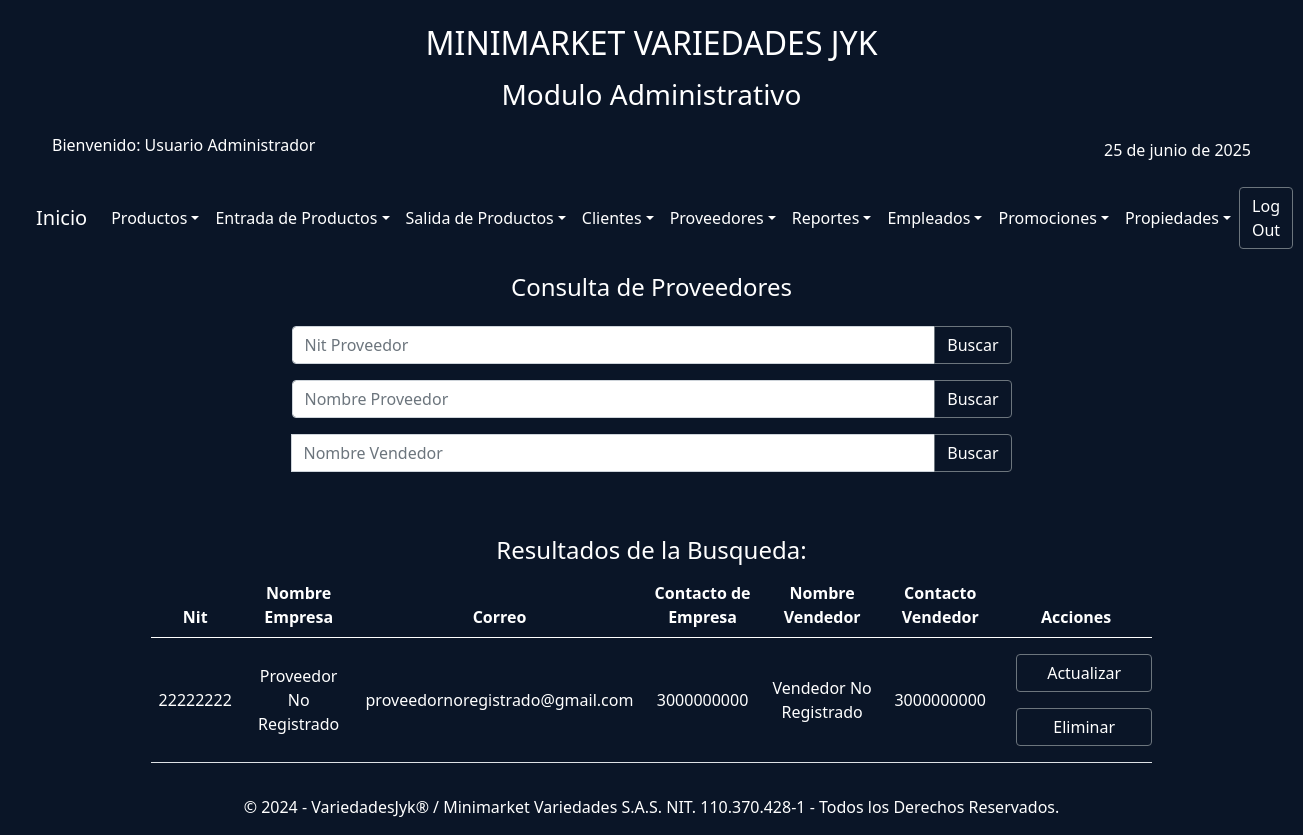
The app's page /index.php?action=consultaProveedor (signed in) with its own data.
### tables this page shows
CREATE TABLE IF NOT EXISTS `proveedores` (
  `idProveedor` int NOT NULL AUTO_INCREMENT,
  `NitProveedor` varchar(15) NOT NULL,
  `NombreProveedor` varchar(30) NOT NULL,
  `Email` varchar(40) NOT NULL,
  `CelularProveedor` varchar(10) NOT NULL,
  `NombreVendedor` varchar(30) NOT NULL,
  `CelularVendedor` varchar(10) NOT NULL,
  PRIMARY KEY (`idProveedor`)
);

### controllers/controladorProveedor.php (called while the page is built, shortened)
<?php
require_once('./models/modeloProveedor.php');
require_once('./config/conexionBDJYK.php');
class ControladorProveedor
{
    private $modeloProveedor;
    public function __construct()
    {
        $database = new DataBase();
        $this->db = $database->getConnectionJYK();
        $this->modeloProveedor = new ModeloProveedor($this->db);
    }
    public function listaProveedores($tipo, $valor)
    {
        $limite = 10;
        $pagina = isset($_GET['pagina']) ? (int)$_GET['pagina'] : 1;
        $inicio = ($pagina - 1) * $limite;
        $proveedores = $this->modeloProveedor->consultGenProveedores($inicio, $limite);
        $totalProveedores = $this->modeloProveedor->obtenerTotalProveedores();
        $totalPaginas = ceil($totalProveedores / $limite);
        return
            [
                'proveedores' => $proveedores,
                'pagina' => $pagina,
                'totalPaginas' => $totalPaginas,
                'filtro' => $valor,
                'tipo' => $tipo,
            ];
    }
}

### config/conexionBDJYK.php (called while the page is built)
<?php
class DataBase
{
    private $host = "localhost";
    private $db_name = "variedadesjyk";
    private $username = "variedadesjyk";
    private $password = "variedJYK2025";
    private static $conn = null;
    public function getConnectionJYK()
    {
        if (self::$conn === null) {
            try {
                self::$conn = new PDO(
                    "mysql:host=" . $this->host . ";dbname=" . $this->db_name,
                    $this->username,
                    $this->password
                );
                self::$conn->exec("set names utf8");
            } catch (PDOException $e) {
                echo "Error de Conexión: " . $e->getMessage();
                exit;
            }
        }
        return self::$conn;
    }
}

### models/modeloProveedor.php (called while the page is built, shortened)
<?php
class ModeloProveedor
{
    private $conn;
    private $table = "proveedores";
    public function __construct($db)
    {
        $this->conn = $db;
    }
    public function consultGenProveedores($inicio, $limite)
    {
        $query = "SELECT * FROM " . $this->table . " ORDER BY NombreProveedor ASC LIMIT :inicio, :limite";
        $stmt = $this->conn->prepare($query);
        $stmt->bindValue(':inicio', (int)$inicio, PDO::PARAM_INT);
        $stmt->bindValue(':limite', (int)$limite, PDO::PARAM_INT);
        $stmt->execute();
        return $stmt->fetchAll(PDO::FETCH_ASSOC);
    }
    public function obtenerTotalProveedores()
    {
        $stmt = $this->conn->query("SELECT COUNT(*) FROM " . $this->table . "");
        return (int)$stmt->fetchColumn();
    }
}

### views/proveedor/consultaProveedor.php (the view, shortened to what this page needs)
<?php include('./views/layautModAdmin/headerModAdmin.php'); ?>
<div class="container">
    <div class="row justify-content-center">
        <div class="col-lg-8 col-md-10 col-sm-12">
            <div class="text-center text-white mt-3">
                <h4>Consulta de Proveedores</h4>
            </div>
            <form class=" mt-4" action="index.php?action=consultaProveedorNit" method="get">
                <div class="input-group mb-3">
                    <input type="text" class="form-control" placeholder="Nit Proveedor" name="nitProveedor" aria-label="Recipient's usernam" aria-describedby="button-addon2" required>
                    <button class="btn btn-outline-secondary text-white" type="submit" id="button-addon2">Buscar</button>
                </div>
            </form>
            <form class=" mt-2" action="index.php?action=consultaProveedorNombre" method="get">
                <div class="input-group mb-3">
                    <input type="text" class="form-control" placeholder="Nombre Proveedor" name="nomProveedor" aria-label="Recipient's usernam" aria-describedby="button-addon2" required>
                    <button class="btn btn-outline-secondary text-white" type="submit" id="button-addon2">Buscar</button>
                </div>
            </form>
            <form class=" mt-2" action="index.php?action=consultaVendedorNombre" method="get">
                <div class="input-group mb-3">
                    <input type="text" class="form-control" placeholder="Nombre Vendedor" name="nomVendedor" aria-label="Recipient's usernam" aria-describedby="button-addon2" required>
                    <button class="btn btn-outline-secondary text-white" type="submit" id="button-addon2">Buscar</button>
                </div>
            </form>
        </div>
    </div>
</div>
<div class="container-fluid mt-5">
    <div class="row">
        <div class="col-12 col-md-10 offset-md-1">
            <div class="text-center">
                <?php if (isset($data['proveedores']) && count($data['proveedores']) > 0): ?>
                    <h4 class="text-white">Resultados de la Busqueda:</h4>
            </div>
            <div class="table-responsive">
                <table class="table table-hover text-white text-center">
                    <thead>
                        <tr>
                            <th>Nit</th>
                            <th>Nombre Empresa</th>
                            <th>Correo</th>
                            <th>Contacto de Empresa</th>
                            <th>Nombre Vendedor</th>
                            <th>Contacto Vendedor</th>
                            <th>Acciones</th>
                        </tr>
                    </thead>
                    <tbody class="">
                        <?php foreach ($data['proveedores'] as $proveedor): ?>
                            <tr>
                                <td class="text-white align-middle"><?= $proveedor['NitProveedor']; ?></td>
                                <td class="text-white align-middle"><?= $proveedor['NombreProveedor']; ?></td>
                                <td class="text-white align-middle"><?= $proveedor['Email']; ?></td>
                                <td class="text-white align-middle"><?= $proveedor['CelularProveedor']; ?></td>
                                <td class="text-white align-middle"><?= $proveedor['NombreVendedor']; ?></td>
                                <td class="text-white align-middle"><?= $proveedor['CelularVendedor']; ?></td>
                                <td class="text-white align-middle">
                                    <a href="index.php?action=actualizarProveedorId&idProveedor=<?= $proveedor['idProveedor']; ?>" class="btn btn-outline-secondary text-white m-2 w-100" role="button">Actualizar</a>
                                    <a href="index.php?action=eliminarProveedorId&idProveedor=<?= $proveedor['idProveedor']; ?>" class="btn btn-outline-secondary text-white m-2 w-100" role="button">Eliminar</a>
                                </td>
                            </tr>
                        <?php endforeach; ?>
                    </tbody>
                </table>
            </div>
        <?php else: ?>
            <p class="text-white text-center">No se encontraron productos con ese criterio de búsqueda.</p>
        <?php endif; ?>
        </div>
    </div>
</div>
</div>
</main>
<?php include('./views/layautModAdmin/footerModAdmin.php'); ?>

### css/DesingBody.css (style rules this page uses)
body { background-color: #0a1527 ; }
.row { margin: 0; padding: 0; }

### records on screen
proveedores: NitProveedor "22222222", NombreProveedor "Proveedor No Registrado", Email "proveedornoregistrado@gmail.com", CelularProveedor "3000000000", NombreVendedor "Vendedor No Registrado", CelularVendedor "3000000000"

### other values on screen
$_SESSION['nombre'] "Usuario"
$_SESSION['apellido'] "Administrador"
